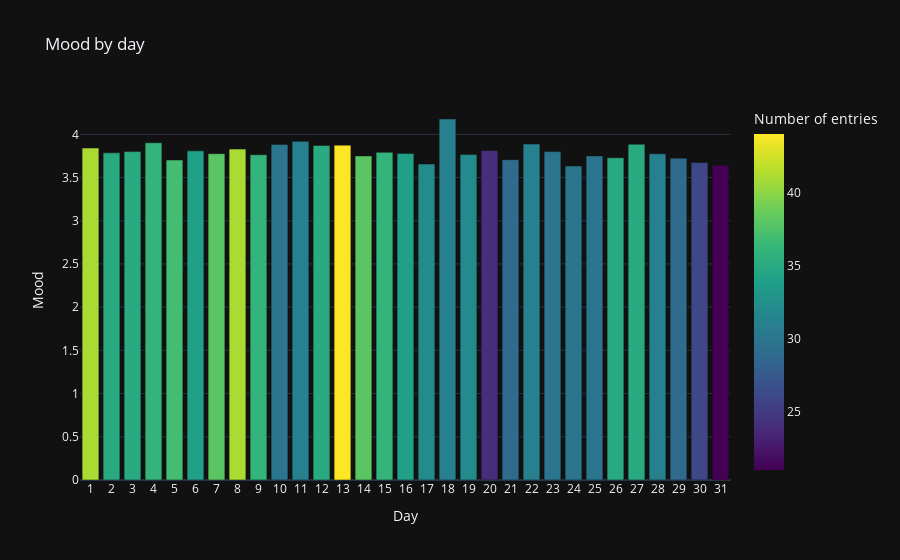

Here is the notebook cell this chart was saved with:
### Code cell
df.by_time_bar_plot('day')

### Figure 1 — Plotly figure (JSON) as saved in the notebook; plotly's stock layout.template omitted (floating-point values rounded to 4 significant figures)
{"data": [{"alignmentgroup": "True", "hovertemplate": "Day=%{x}<br>Mood=%{y}<br>Number of entries=%{marker.color}<extra></extra>", "legendgroup": "", "marker": {"color": [36, 38, 44, 35, 31, 30, 36, 41, 38, 34, 37, 36, 35, 35, 41, 26, 29, 31, 35, 35, 30, 30, 30, 31, 29, 24, 32, 31, 32, 34, 21], "coloraxis": "coloraxis", "pattern": {"shape": ""}}, "name": "", "offsetgroup": "", "orientation": "v", "showlegend": false, "textposition": "auto", "type": "bar", "x": [15, 14, 13, 12, 11, 10, 9, 8, 7, 6, 5, 4, 3, 2, 1, 30, 29, 28, 27, 26, 25, 24, 23, 22, 21, 20, 19, 18, 17, 16, 31], "xaxis": "x", "y": [3.792, 3.75, 3.875, 3.871, 3.919, 3.883, 3.764, 3.829, 3.776, 3.809, 3.703, 3.903, 3.8, 3.786, 3.841, 3.673, 3.724, 3.774, 3.886, 3.729, 3.75, 3.633, 3.8, 3.887, 3.707, 3.812, 3.766, 4.177, 3.656, 3.779, 3.643], "yaxis": "y"}], "layout": {"barmode": "relative", "coloraxis": {"colorbar": {"title": {"text": "Number of entries"}}, "colorscale": [[0, "#440154"], [0.1111, "#482878"], [0.2222, "#3e4989"], [0.3333, "#31688e"], [0.4444, "#26828e"], [0.5556, "#1f9e89"], [0.6667, "#35b779"], [0.7778, "#6ece58"], [0.8889, "#b5de2b"], [1, "#fde725"]]}, "legend": {"tracegroupgap": 0}, "title": {"text": "Mood by day"}, "xaxis": {"anchor": "y", "domain": [0, 1], "dtick": 1, "title": {"text": "Day"}}, "yaxis": {"anchor": "x", "domain": [0, 1], "title": {"text": "Mood"}}}}
